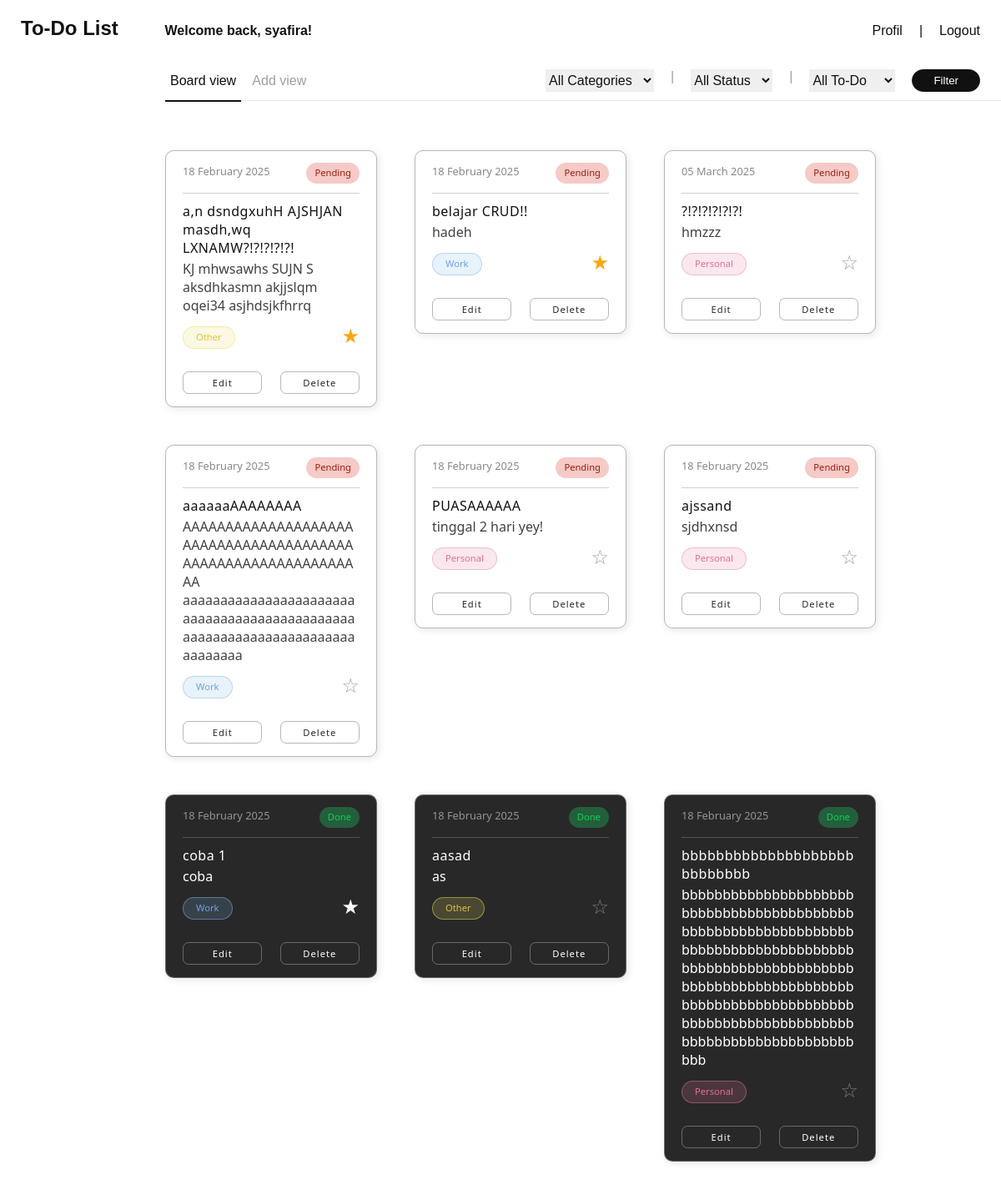
/index.php (signed in), run on the app's committed database.
### tables this page shows
CREATE TABLE `todo` (
  `id_todo` int NOT NULL,
  `title` varchar(255) DEFAULT NULL,
  `description` text,
  `created_at` timestamp NULL DEFAULT CURRENT_TIMESTAMP,
  `updated_at` timestamp NULL DEFAULT CURRENT_TIMESTAMP,
  `status` enum('pending','done') DEFAULT NULL,
  `id_category` int DEFAULT NULL,
  `id_user` int DEFAULT NULL,
  `bookmark` tinyint(1) NOT NULL DEFAULT '0'
);

### index.php (the view, shortened to what this page needs)
<?php
include "koneksi.php";
$id_user = $_SESSION['id_user'];
$sql = "SELECT todo.*, category.category
        FROM todo
        LEFT JOIN category ON todo.id_category = category.id_category
        WHERE id_user = $id_user
        ";
$sql .= " ORDER BY FIELD(todo.status, 'pending', 'done'), FIELD(todo.bookmark, '1', '0'), todo.created_at DESC";
$query = mysqli_query($koneksi, $sql);
?>
<!DOCTYPE html>
<html lang="en">
<head>
    <link rel="stylesheet" href="css/index.css"></head>
<body>
    <?php include "navbar.php" ?>
    <div class="subnav">
        <div class="left-subnav">
            <p class="active"><a href="index.php">Board view</a></p>
            <p><a href="tambah.php">Add view</a></p>
        </div>
        <div class="right-subnav">
            <form action="" method="GET">
                <select name="category" id="category">
                    <option value="">All Categories</option>
                </select>
                <p>|</p>
                <select name="status" id="status">
                    <option value="">All Status</option>
                </select>
                <p>|</p>
                <select name="bookmark" id="bookmark">
                    <option value="">All To-Do</option>
                </select>
                <button type="submit">Filter</button>
            </form>
        </div>
    </div>
    <div class="content">
        <?php if (mysqli_num_rows($query) > 0): ?>
            <?php while ($todo = mysqli_fetch_Assoc($query)) { ?>
                <div class="card <?php echo ($todo['status'] == 'done') ? 'done' : ''; ?>">
                    <div class="card-top">
                        <p><?= date("d F Y", strtotime($todo['created_at'])); ?></p>
                        <div class="status">
                            <?php
                                if ($todo['status'] == "pending") {
                                    echo "<div class='pending'><span>Pending</span></div>";
                                } elseif ($todo['status'] == "done") {
                                    echo "<div class='done'><span>Done</span></div>";
                                }
                            ?>
                        </div>
                    </div>
                    <h4><?= $todo['title']; ?></h4>
                    <p class="desc"><?= $todo['description']; ?></p>
                    <div class="card-b">
                        <div class="category">
                            <?php
                                if ($todo['id_category'] == "1") {
                                    echo "<div class='work'><span>Work</span></div>";
                                } elseif ($todo['id_category'] == "2") {
                                    echo "<div class='personal'><span>Personal</span></div>";
                                } elseif ($todo['id_category'] == "3") {
                                    echo "<div class='other'><span>Other</span></div>";
                                }
                            ?>
                        </div>
                        <div class="bm">
                            <?php
                                if ($todo['bookmark'] == "1") {
                                    echo "<p class='bookmark'><a href='edit.php?id=" . $todo['id_todo'] . "'>★</a></p>";
                                } else {
                                    echo "<p class='no-bookmark'><a href='edit.php?id=" . $todo['id_todo'] . "'>☆</a></p>";
                                }
                            ?>
                        </div>
                    </div>
                    <div class="aksi">
                        <a href="edit.php?id=<?= $todo['id_todo']; ?>" class="edit">Edit</a>
                        <a href="hapus.php?id=<?= $todo['id_todo']; ?>" class="hapus">Delete</a>
                    </div>
                </div>
            <?php } ?>
        <?php else: ?>
            <p>No Data Available.</p>
        <?php endif; ?>
    </div>
</body>
</html>

### css/navbar.css (style rules this page uses)
* { margin: 0; padding: 0; box-sizing: border-box; color: rgb(17, 17, 17); }

### data on the page
todo: created_at "18 February 2025", status "Pending", title "a,n dsndgxuhH AJSHJAN masdh,wq LXNAMW?!?!?!?!?!", description "KJ mhwsawhs SUJN S aksdhkasmn akjjslqm oqei34 asjhdsjkfhrrq", shows "Other"
todo: created_at "18 February 2025", status "Pending", title "belajar CRUD!!", description "hadeh", shows "Work"
todo: created_at "05 March 2025", status "Pending", title "?!?!?!?!?!?!", description "hmzzz", shows "Personal"
todo: created_at "18 February 2025", status "Pending", title "aaaaaaAAAAAAAA", description "AAAAAAAAAAAAAAAAAAAAAAAAAAAAAAAAAAAAAAAAAAAAAAAAAAAAAAAAAAAAAA aaaaaaaaaaaaaaaaaaaaaaaaaaaaaaaaaaaaaaaaaaaaaaaaaaaaaaaaaaaaaaaaaaaaaaaaaaaaa", shows "Work"
todo: created_at "18 February 2025", status "Pending", title "PUASAAAAAA", description "tinggal 2 hari yey!", shows "Personal"
todo: created_at "18 February 2025", status "Pending", title "ajssand", description "sjdhxnsd", shows "Personal"
todo: created_at "18 February 2025", status "Done", title "coba 1", description "coba", shows "Work"
todo: created_at "18 February 2025", status "Done", title "aasad", description "as", shows "Other"
todo: created_at "18 February 2025", status "Done", title "bbbbbbbbbbbbbbbbbbbbbbbbbbbb", description "bbbbbbbbbbbbbbbbbbbbbbbbbbbbbbbbbbbbbbbbbbbbbbbbbbbbbbbbbbbbbbbbbbbbbbbbbbbbbbbbbbbbbbbbbbbbbbbbbbbbbbbbbbbbbbbbbbbbbbbbbbbbbbbbbbbbbbbbbbbbbbbbbbbbbbbbbbbbbbbbbbbbbbbbbbbbbbbbbbbbbbbbbbbbbbbb", shows "Personal"

### other printed values
$_SESSION['username'] "syafira"
